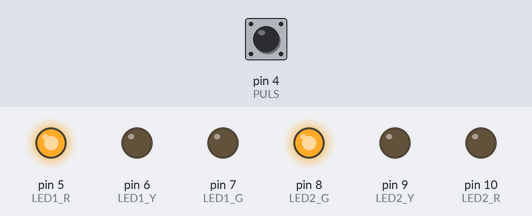
The sketch below on a simulated Arduino Uno, built with avr-gcc and run on an emulated ATmega328P. Shown: output pins drawn as LEDs (lit = HIGH). Dashed ring = blinking. The test bench sets the inputs (shaded band); at power-on: pin 4 (PULS) HIGH.

Above: at 1.2 s.
1.3 s: pin 4 (PULS) pulled LOW for 0.15 s
At 6.9 s:
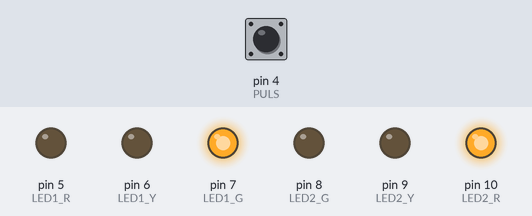
At 8.7 s:
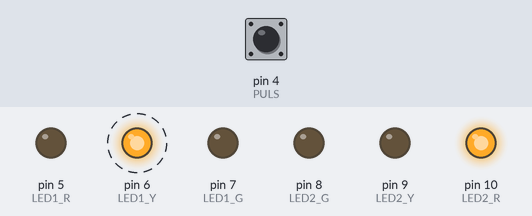
10.3 s: pin 4 (PULS) pulled LOW for 3.2 s
At 13.7 s:
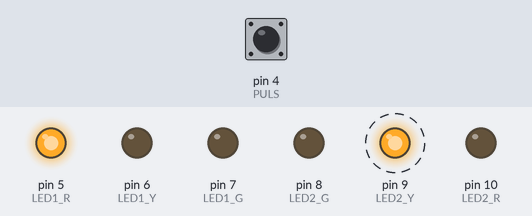
Timing chart, 0 to 21.0 s (numbered marks = the images above; inputs shaded):
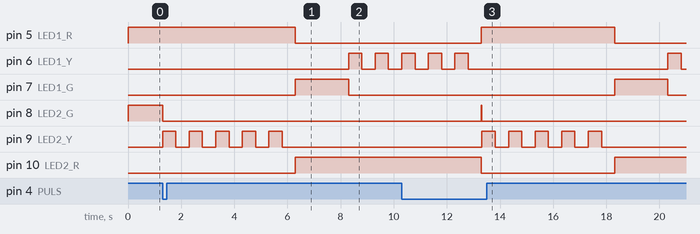

The sketch:

P1_Semafoor_doble.ino
```cpp
/*
  ISABA - 2025
  German Bueno y Pol Pavo
  T12 - Encarna Garcia

*/

#define LED1_G 7
#define LED1_Y 6
#define LED1_R 5

#define LED2_G 8
#define LED2_Y 9
#define LED2_R 10

#define PULS 4

int estado_pulsador = 0;


void setup() {
  // put your setup code here, to run once:

  //Definimos los pines
  pinMode(LED1_G, OUTPUT);
  pinMode(LED1_Y, OUTPUT);
  pinMode(LED1_R, OUTPUT);
  pinMode(LED2_G, OUTPUT);
  pinMode(LED2_Y, OUTPUT);
  pinMode(LED2_R, OUTPUT);
  pinMode(PULS, INPUT_PULLUP);

  //Inicialmente pondremos el semaforo en rojo
  digitalWrite(LED1_R, HIGH);
  digitalWrite(LED2_G, HIGH);
}

void verdeArojo(int pinG, int pinY, int pinR){
  digitalWrite(pinG, LOW);
  digitalWrite(pinY, LOW);
  for(int i = 0; i < 5; ++i){
    digitalWrite(pinY, HIGH);
    delay(500);
    digitalWrite(pinY, LOW);
    delay(500);
    }
   digitalWrite(pinR, HIGH);
}

void loop() {
  // put your main code here, to run repeatedly:
  estado_pulsador = digitalRead(PULS);
  //Serial.println(estado_pulsador);
  if(!estado_pulsador){
    verdeArojo(LED2_G, LED2_Y, LED2_R);
    digitalWrite(LED1_R, LOW);
    digitalWrite(LED1_G, HIGH);
    delay(2000);
    verdeArojo(LED1_G, LED1_Y, LED1_R);
    digitalWrite(LED2_R, LOW);
    digitalWrite(LED2_G, HIGH);
   } else{
    digitalWrite(LED1_R, HIGH);
    digitalWrite(LED2_G, HIGH);
   }
   delay(20);
}
```

Measured:
- after the input at 1.3 s, pin 5 (LED1_R): HIGH → LOW after 5.0 s; pin 6 (LED1_Y): alternates HIGH for 0.50 s and LOW for 0.50 s, starting after 7.0 s
- after the input at 10.3 s, pin 7 (LED1_G): LOW → HIGH after 8.0 s, → LOW 2.0 s later; pin 9 (LED2_Y): alternates HIGH for 0.50 s and LOW for 0.50 s, 10 changes in all, then stays LOW, starting after 3.0 s
